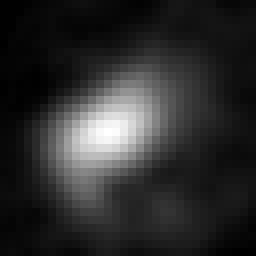
#> input picture test_galaxy_32.png, 32 x 32 px (shown 8 times larger)
$ jupyter execute --allow-errors 'QPIE_code - Copy.ipynb'
#> lines starting #> are read from the running program, lines starting #| are printed output that depends on the picture
[cell 1]
import qiskit
from qiskit import QuantumCircuit, QuantumRegister, ClassicalRegister
from qiskit_aer import AerSimulator
from qiskit.circuit.library import QFTGate, QFT, RYGate
from qiskit import transpile
from qiskit.visualization import plot_histogram
from PIL import Image
import numpy as np

import matplotlib.pyplot as plt

[cell 2]
#load image
def load_image(filename):
#> called with filename = 'test_galaxy_32.png'
    im = Image.open(filename,'r')
#> im is the input picture: PIL image 32x32 RGBA; mean R, G, B, A 44.8, 44.8, 44.8, 255
    im = im.convert('L') #convert to grayscale
#> im: PIL image 32x32 L
    return np.array(im)

[cell 3]
# [31 lines left out: function add_180_asymmetry_subtraction, not called in this run]

[cell 4]
#encode image into quantum state
def encode_image(filename, n_qubits):
    #open image file in greyscale and form normalized array
    pixel_value_array = load_image(filename).flatten()
#> pixel_value_array = 1024 values, max 255 at index 525, min 0 at index 160, mean 44.75

    #Normalize the pixel values
    norm = np.linalg.norm(pixel_value_array)
#> norm = 2187.1
    norm_array = pixel_value_array/norm
#> norm_array = 1024 values, max 0.117 at index 525, min 0 at index 160, mean 0.0205


    #translate normalized array into qubits by assigning each pixel value to the amplitude of a quantum state

    qc = QuantumCircuit(n_qubits)
    qc.initialize(norm_array, qc.qubits)
    return qc,norm_array

[cell 5]
# [71 lines left out: function measure_image, not called in this run]

[cell 6]
# [48 lines left out: function apply_gaussian_filter, not called in this run]

[cell 7]
from scipy.ndimage import gaussian_filter

shots = [1000,10000,100000,1000000]

sigma = 1.5

fig, axs = plt.subplots(1, 5, figsize=(20, 5))

#> (the rest of this cell did not finish here and is left out)

#> (a cell that did not finish here is left out)

[cell 9]
image = load_image('test_galaxy_32.png')
result = gaussian_filter(image, sigma=sigma).astype(float)
rot180 = np.rot90(result, k=2)
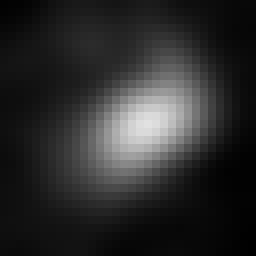
#> rot180: shape (32, 32) float64 (shown 8 times larger); min 0, max 225, mean 43.8
A2 = np.nansum(np.abs(result - rot180)) / (2*np.nansum(result))
#> A2 = 0.252

[cell 10]
#for A_mod calculation

from scipy.ndimage import gaussian_filter, rotate

shots = [100,1000,10000,100000,1000000]

sigma = 5

a_list = []

#> (the rest of this cell did not finish here and is left out)

    qc = apply_gaussian_filter(qc, sigma=sigma)
    og = measure_image(qc, original_n_qubits=10, shots=shots[i])

    '''qc,norm_arr = encode_image('test_galaxy_32.png', 10)
    qc = apply_gaussian_filter(qc, sigma=sigma)
    qc = add_180_asymmetry_subtraction(qc,10)
    sub = measure_image(qc, original_n_qubits=10, shots=shots[i])'''

    rot180 = np.rot90(og, k=2)
    a_list.append(np.nansum(np.abs(og-rot180)) / (2*np.nansum(og)))
    #a_list.append(np.nansum(sub) / (2*np.nansum(og)))

[cell 11]
plt.title(r'$A$ value at different $N_{shots}$ for WALLABY J125313+042746')
#> (the rest of this cell did not finish here and is left out)

[cell 12]
#A calculation for various smoothings


smoothings2 = np.linspace(0,6,7)
quantum_a = []
#> (the rest of this cell did not finish here and is left out)

        qc = apply_gaussian_filter(qc, sigma=smooth)
        og = measure_image(qc, original_n_qubits=10, shots=100000)
        rot180 = np.rot90(og, k=2)
        x.append(np.nansum(np.abs(og-rot180)) / (2*np.nansum(og)))
    quantum_a.append(x)

[cell 13]
smoothings = np.linspace(0,6,num=100)
classical_a = []

for smooth in smoothings:
    image = load_image('test_galaxy_32.png')
    result = gaussian_filter(image, sigma=smooth,mode='wrap').astype(float)
    rot180 = np.rot90(result, k=2)
#> `image = load_image(path)`:
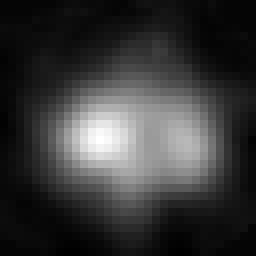
#> image: shape (32, 32) (shown 8 times larger); min 0, max 255, mean 55.7
#> `rot180 = np.rot90(result, k=2)`:
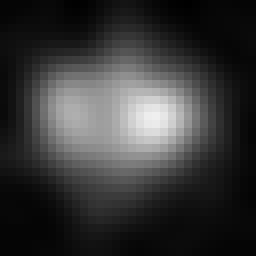
#> rot180: shape (32, 32) float64 (shown 8 times larger); min 0, max 239, mean 54.7
    classical_a.append(np.nansum(np.abs(result - rot180)) / (2*np.nansum(result)))


plt.plot(smoothings, classical_a,label='Classical')

#> (the rest of this cell did not finish here and is left out)

#> (a cell that did not finish here is left out)

[cell 15]
import glob

paths = glob.glob('test_galaxy*.png')


quantum = []
classical = []
#> (the rest of this cell did not finish here and is left out)

    qc = apply_gaussian_filter(qc, sigma=1)
    og = measure_image(qc, original_n_qubits=10, shots=100000)
    rot180 = np.rot90(og, k=2)
    quantum.append(np.nansum(np.abs(og-rot180)) / (2*np.nansum(og)))

plt.scatter(quantum,classical)
plt.axline((0, 0), slope=1, color='red', linestyle='--')

#> (a cell that did not finish here is left out)

#> (a cell that did not finish here is left out)

qc = apply_gaussian_filter(qc, sigma=2)
add_180_asymmetry_subtraction(qc,10)

final_image = measure_image(qc, original_n_qubits=10, shots=1000000)
plt.imshow(final_image)

#> (a cell that did not finish here is left out)

[cell 19]
# [21 lines left out: function semi_classical_QFT, not called in this run]

[cell 20]
#try to flip image

c = 1e-8 #to avoid log(0) error when plotting
#> (the rest of this cell did not finish here and is left out)
